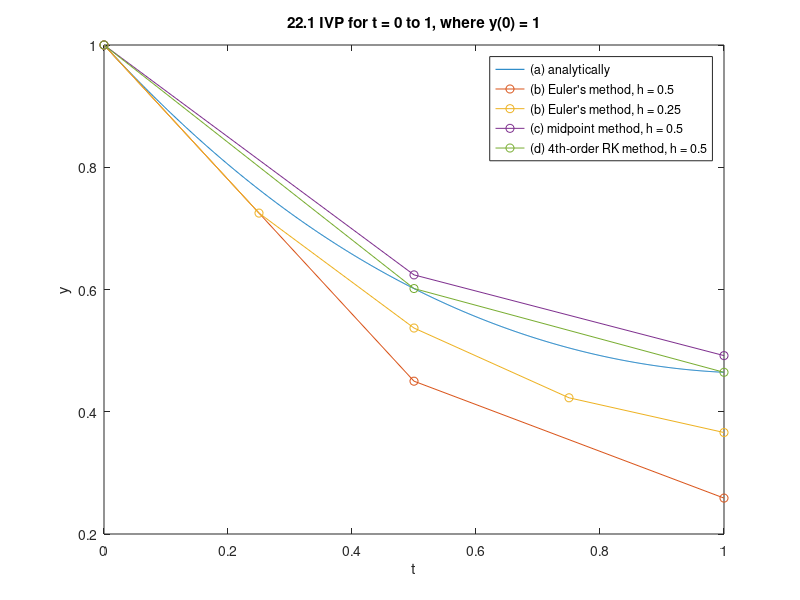

Source code (MATLAB): (Note: this script raises an error after producing the figure.)
% Created by: Anthony H. Le
% Last updated: 03-01-2019

% CHE 581: Assignment 5
% Textbook Problems 22.1, 22.6, 22.10, 22.11, 22.12. 22.14
% Due: 03-01-2019
%% Problem 22.1
close all; % close all figures
clear; % clear workspace
clc; % clear command window

disp('Problem 22.1');
disp('See pdf file for written work.');
disp('See Figure 1');

dydt = @(t, y) (y * t^2) - (1.1 * y);
y = @(t) exp((t.^3 / 3) - 1.1 .* t);

figure();
% (a) analytically
a = (0:0.001:1);
y_a = y(a);
plot(a, y_a);
title('22.1 IVP for t = 0 to 1, where y(0) = 1');
xlabel('t');
ylabel('y');
hold on;

% (b) Euler's method w/ h = 0.5, 0.25
% for h = 0.5
h_b1 = 0.5;
inv_b1 = (0:h_b1:1);
n_b1 = length(inv_b1);
y_b1 = y(0) * ones(n_b1, 1);

for i = 1:n_b1-1
   y_b1(i+1) = y_b1(i) + dydt(inv_b1(i), y_b1(i)) * h_b1; 
end

plot(inv_b1, y_b1, '-o');

% [t_b1, y_b1] = eulode(dydt, [0, 1], y(0), h_b1);
% plot(t_b1, y_b1, '-o');

% for h = 0.25
h_b2 = 0.25;
inv_b2 = (0:h_b2:1);
n_b2 = length(inv_b2);
y_b2 = y(0) * ones(n_b2, 1);

for i = 1:n_b2-1
   y_b2(i+1) = y_b2(i) + dydt(inv_b2(i), y_b2(i)) * h_b2; 
end

plot(inv_b2, y_b2, '-o');

% [t_b2, y_b2] = eulode(dydt, [0, 1], y(0), h_b2);
% plot(t_b2, y_b2, '-o');

% (c) midpoint method w/ h = 0.5
h_c = 0.5;
inv_c = (0:h_c:1);
n_c = length(inv_c);
y_c = y(0) * ones(n_c, 1);
y_predc = zeros(n_c-1, 1);
yp_midc = zeros(n_c-1, 1);


for i = 1:n_c-1
    yp_intc = dydt(inv_c(i), y_c(i));
    y_predc(i) = y_c(i) + yp_intc * (h_c / 2); % predictor, compute y @ midpoint
    yp_midc(i) = dydt(inv_c(i)+(h_c/2), y_predc(i)); % use predictor y to predict slope @ midpoint
    y_c(i+1) = y_c(i) + yp_midc(i) * h_c; % corrector, compute improved y
end

plot(inv_c, y_c, '-o');

% [t_c, y_c] = midptode(dydt, [0, 1], y(0), h_c, [], [], []);
% plot(t_c, y_c, '-o');

% (d) 4th-order RK method w/ h = 0.5
h_d = 0.5;
inv_d = (0:h_d:1);
n_d = length(inv_d);
y_d = y(0) * ones(n_d, 1);
k1 = zeros(n_d-1, 1);
k2 = zeros(n_d-1, 1);
k3 = zeros(n_d-1, 1);
k4 = zeros(n_d-1, 1);
y_mid1 = zeros(n_d-1, 1);
y_mid2 = zeros(n_d-1, 1);
y_end = zeros(n_d-1, 1);
phi = zeros(n_d-1, 1);

for i = 1:n_d-1
    k1(i) = dydt(inv_d(i), y_d(i)); % compute slope @ beginning of interval
    y_mid1(i) = y_d(i) + k1(i) * (h_d / 2); % compute y @ midpoint
    k2(i) = dydt(inv_d(i)+(h_d/2), y_mid1(i)); % compute slope @ midpoint
    y_mid2(i) = y_d(i) + k2(i) * (h_d / 2); % compute y @ another midpoint
    k3(i) = dydt(inv_d(i)+(h_d/2), y_mid2(i)); % compute slope @ another midpoint
    y_end(i) = y_d(i) + k3(i) * h_d; % compute y @ end of interval
    k4(i) = dydt(inv_d(i+1), y_end(i)); % compute slope @ end of interval
    phi(i) = (1 / 6) * (k1(i) + (2 * k2(i)) + (2 * k3(i)) + k4(i)); % compute average slope
    y_d(i+1) = y_d(i) + phi(i) * h_d; % compute final y prediction
end

plot(inv_d, y_d, '-o');

% [t_d, y_d] = rk4ode(dydt, [0, 1], y(0), h_d, [], [], []);
% plot(t_d, y_d, '-o');

legend('(a) analytically', '(b) Euler''s method, h = 0.5', '(b) Euler''s method, h = 0.25', '(c) midpoint method, h = 0.5', '(d) 4th-order RK method, h = 0.5');
hold off;

disp('-------------------------------------------------');

%% Problem 22.6
close all;
clear;
clc;

disp('Problem 22.6');
disp('See Figure 1');

h = 0.5; % s, step size, delta t
% t_span = [0, 1000]; % s, time interval
t_span = 0:h:500;
v0 = 1500; % m/s, initial velocity @ t = 0
x0 = 0; % m, initial position @ t = 0

g0 = 9.81; % m/s^2, gravitational acceleration at earth's surface
R = 6.37 * 10^6; % m, earth's radius
dvdt = @(t, x) -g0 * (R^2 / (R + x)^2);
% dxdt = @(t, x) -g0 * (R^2 / (R + x).^2) .* t;

v = v0 * ones(length(t_span), 1);
x = x0 * ones(length(t_span), 1);

for i = 1:length(t_span)-1
    v(i+1) = v(i) + dvdt(t_span(i), x(i)) * h;
    x(i+1) = x(i) + v(i) * h;
end

max_x = max(x);
ind_x = find(x == max_x);
v_max_x = v(ind_x);

max_label = ['max height = ' num2str(max_x) ' m @ time = ' num2str(t_span(ind_x)) ' s'];

figure();
yyaxis left;
plot(t_span, v);
xlabel('Time (s)');
ylabel('Upward velocity (m/s)');
hold on;
plot(t_span(ind_x), v_max_x, '*');
yyaxis right;
plot(t_span, x);
plot(t_span(ind_x), max_x, '*');
text(t_span(ind_x)-20, max_x+30000, max_label);
ylabel('Position (m)');
grid on;
hold off;

disp('-------------------------------------------------');

%% Problem 22.10
close all;
clear;
clc;

disp('Problem 22.10');
disp('See Figure 1');

% provided in prb 22.5
h = 5; % yrs, step size
t_span = [1950, 2050]; % yr
k_gm = 0.026; % per yr
p_max = 12000; % million people
p0 = 2555; % million people in 1950

e_critn = 0.1; % percent, corrector error criterion

dpdt = @(t, p) k_gm * (1 - (p / p_max)) * p; % function provided in prb 22.5
% y_prime = @(t, y) 4 * exp(0.8 * t) - 0.5 * y; % example 22.2

% labels for plot
title = '22.10 World''s Population from 1950 to 2050';
xlabel = 'Year';
ylabel = 'Population (million ppl)';

[~, p1] = heunode(dpdt, t_span, p0, h, e_critn, title, xlabel, ylabel); % calls Heun's method function file
% [t_ex, y_ex] = heunode(y_prime, [0, 4], 2, 1, 0.00001); % example 22.2

disp('-------------------------------------------------');

%% Problem 22.11
close all;
clear;
clc;

disp('Problem 22.11');
disp('See Figure 1');

% provided in prb 22.5
h = 5; % yrs, step size
t_span = [1950, 2050]; % yr
k_gm = 0.026; % per yr
p_max = 12000; % million people
p0 = 2555; % million people in 1950

dpdt = @(t, p) k_gm * (1 - (p / p_max)) * p; % function provided in prb 22.5
% y_prime = @(t, y) 4 * exp(0.8 * t) - 0.5 * y; % example 22.2

% labels for plot
title = '22.11 World''s Population from 1950 to 2050';
xlabel = 'Year';
ylabel = 'Population (million ppl)';

[~, p2] = midptode(dpdt, t_span, p0, h, title, xlabel, ylabel); % calls midpoint method function file
% [t_ex, y_ex] = midptode(y_prime, [0, 4], 2, 1, 0.00001); % example 22.2

disp('-------------------------------------------------');

%% Problem 22.12
close all;
clear;
clc;

disp('Problem 22.12');
disp('See Figure 1');

% provided in prb 22.5
h = 5; % yrs, step size
t_span = [1950, 2050]; % yr
k_gm = 0.026; % per yr
p_max = 12000; % million people
p0 = 2555; % million people in 1950

dpdt = @(t, p) k_gm * (1 - (p / p_max)) * p; % function provided in prb 22.5
% y_prime = @(t, y) 4 * exp(0.8 * t) - 0.5 * y; % example 22.2

% labels for plot
title = '22.12 World''s Population from 1950 to 2050';
xlabel = 'Year';
ylabel = 'Population (million ppl)';

[~, p3] = rk4ode(dpdt, t_span, p0, h, title, xlabel, ylabel); % calls midpoint method function file
% [t_ex, y_ex] = rk4ode(y_prime, [0, 4], 2, 1, 0.00001); % example 22.2

disp('-------------------------------------------------');

%% Problem 22.14
close all;
clear;
clc;

disp('Problem 22.14');

% provided coefficient values
a = 0.23; % prey growth rate
b = 0.0133; % rate characterizing the effect of predator-prey interactions on prey death
c = 0.4;  % predator death rate
d = 0.0004; % rate characterizing the effect of predator-prey interactions on predator growth

% provided data
filename = 'moose_versus_wolf.csv'; % assign filename
data = csvread(filename, 1, 0); % read .csv file, all data, 48 by 3 mat
Year = data(:, 1); % create separate 48 by 1 col vec
Moose = data(:, 2); % create separate 48 by 1 col vec
Wolves = data(:, 3); % create separate 48 by 1 col vec

% parameters for integration methods
h = 1;
t_span = [1960, 2020];
y0 = [610, 22];

% (a)
disp('(a) See Figure 1 & 2');

% x or y(1) = number of prey (i.e., moose)
% y or y(2) = number of predators (i.e., wolves)

% dxdt = @(t, x, y) (a * x) - (b * x * y);
% dydt = @(t, x, y) -(c * y) + (d * x * y);

% predprey function file holds the two Lotka-Volterra eqs, predator-prey model 
[t1, y1] = rk4sys(@predprey, t_span, y0, h, a, b, c, d); % calls rk4sys method function file
[t2, y2] = eulsys(@predprey, t_span, y0, h, a, b, c, d); % calls eulsys method function file

% determine sum of squares of residuals b/w RK4 model and data
yresid_prey_rk4 = Moose(2:length(Moose)) - y1(1:length(Moose)-1, 1);
yresid_pred_rk4 = Wolves(2:length(Wolves)) - y1(1:length(Wolves)-1, 2);
SSresid_prey_rk4 = sum(yresid_prey_rk4.^2);
SSresid_pred_rk4 = sum(yresid_pred_rk4.^2);

prey_rsq_rk4 = ['Prey RSS = ' num2str(SSresid_prey_rk4)]; % plot label
pred_rsq_rk4 = ['Predator RSS = ' num2str(SSresid_pred_rk4)]; % plot label

% determine sum of squares of residuals b/w Euler's model and data
yresid_prey_eul = Moose(2:length(Moose)) - y2(1:length(Moose)-1, 1);
yresid_pred_eul = Wolves(2:length(Wolves)) - y2(1:length(Wolves)-1, 2);
SSresid_prey_eul = sum(yresid_prey_eul.^2);
SSresid_pred_eul = sum(yresid_pred_eul.^2);

prey_rsq_eul = ['Prey RSS = ' num2str(SSresid_prey_eul)]; % plot label
pred_rsq_eul = ['Predator RSS = ' num2str(SSresid_pred_eul)]; % plot label

% plot time-series plot comparing rk4 method simulation w/ data
figure();
yyaxis left;
plot(t1, y1(:, 1));
title('Time-Series Plot: Simulated Model (RK4 Method) vs Recorded Data');
xlabel('Year');
ylabel('Prey Population (Moose)');
hold on;
plot(Year, Moose, '-.');
yyaxis right;
plot(t1, y1(:, 2));
plot(Year, Wolves, '-.');
ylabel('Predator Population (Wolves)');
legend('simulated prey', 'recorded prey', 'simulated predator', 'recorded predator');
xlim([1959 2020])
text(1961, 48, prey_rsq_rk4);
text(1961, 45.7, pred_rsq_rk4);
hold off;

%plot time-series plot comparing euler's method simulation w/ data
figure();
yyaxis left;
plot(t2(1:length(Moose)-1), y2(1:length(Moose)-1, 1)); % model restricted from 1960 to 2006
title('Time-Series Plot: Simulated Model (Euler''s Method) vs Recorded Data');
xlabel('Year');
ylabel('Prey Population (Moose)');
hold on;
plot(Year, Moose, '-.');
yyaxis right;
plot(t2(1:length(Wolves)+1), y2(1:length(Wolves)+1, 2)); % model restricted from 1960 to 2006
plot(Year, Wolves, '-.');
ylabel('Predator Population (Wolves)');
legend('simulated prey', 'recorded prey', 'simulated predator', 'recorded predator');
xlim([1959 2006])
text(1961, 133, prey_rsq_eul);
text(1961, 125.5, pred_rsq_eul);
hold off;

% (b)
disp('(b) See Figure 3 & 4');

% plot phase-plane plot comparing rk4 method simulation w/ data
figure();
plot(y1(:, 1), y1(:, 2));
title('Phase-Plase Plot: Moose vs Wolves (RK4 Method)');
xlabel('Prey Population (Moose)');
ylabel('Predator Population (Wolves)');
hold on;
plot(Moose, Wolves, '-.');
legend('simulated', 'recorded');
hold off;

% plot phase-plane plot comparing euler's method simulation w/ data
figure();
plot(y2(1:length(Moose)-1, 1), y2(1:length(Wolves)-1, 2)); % model restricted from 1960 to 2006
title('Phase-Plase Plot: Moose vs Wolves (Euler''s Method)');
xlabel('Prey Population (Moose)');
ylabel('Predator Population (Wolves)');
hold on;
plot(Moose, Wolves, '-.');
legend('simulated', 'recorded');
hold off;

disp('-------------------------------------------------');
